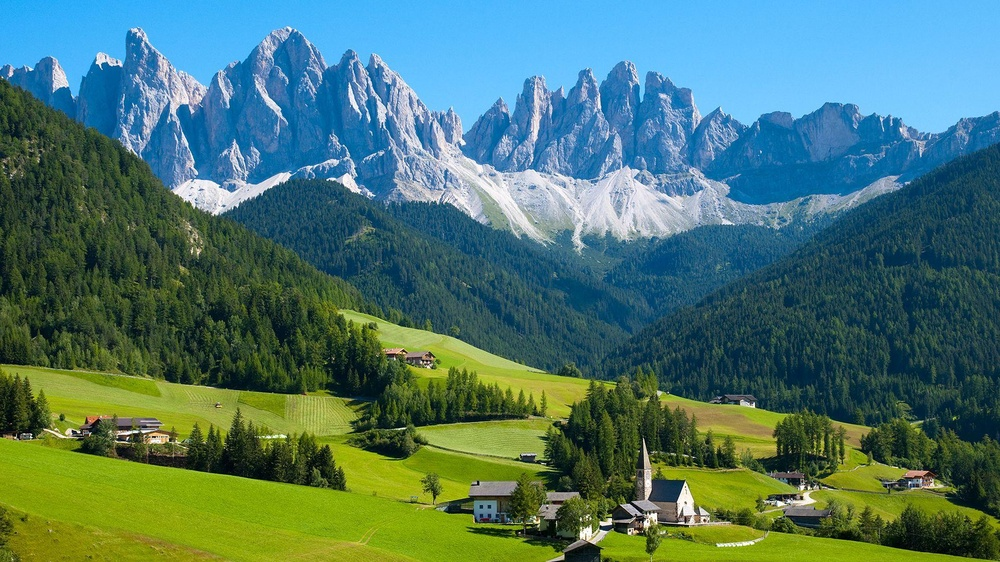
#> input picture Advance/img6.jpg, 1000 x 562 px, shrunk from 1920 x 1080 before the run
$ python bluring.py
#> lines starting #> are read from the running program, lines starting #| are printed output that depends on the picture
import cv2 as cv
import numpy as np


# load the imgae
img = cv.imread('img6.jpg')
#> img is the input picture: shape (562, 1000, 3); mean B, G, R 108, 118.1, 76.6
cv.imshow('House', img)

# Average blur image
average = cv.blur(img, (3, 3))
cv.imshow('Average blur', average)

# GauusianBllur method natural compare to averages method
gauss = cv.GaussianBlur(img, (9, 9), 0)
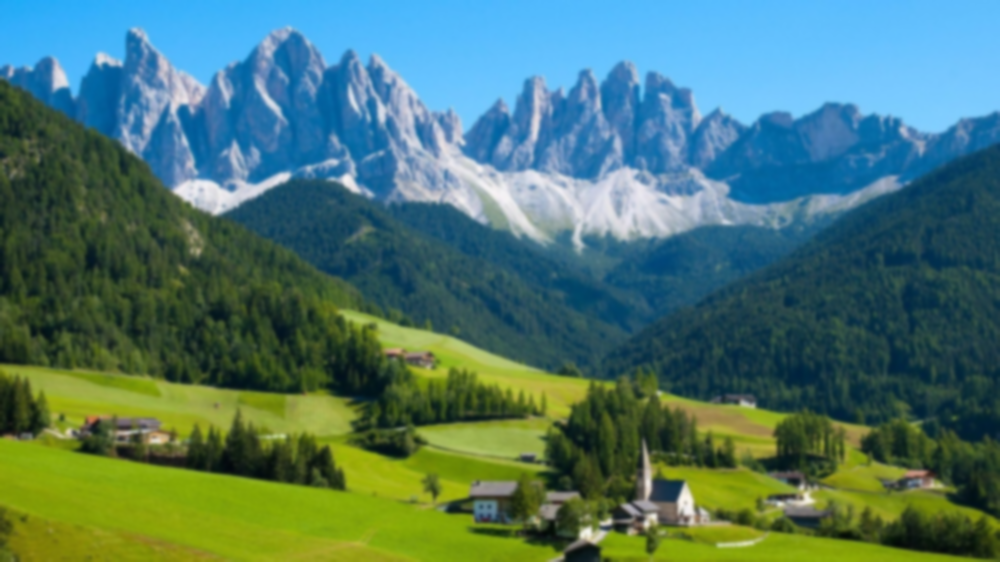
#> gauss: shape (562, 1000, 3); mean B, G, R 108, 118.1, 76.6
cv.imshow("Gaussian blur", gauss)

# meadian blur
median = cv.medianBlur(img, 9)
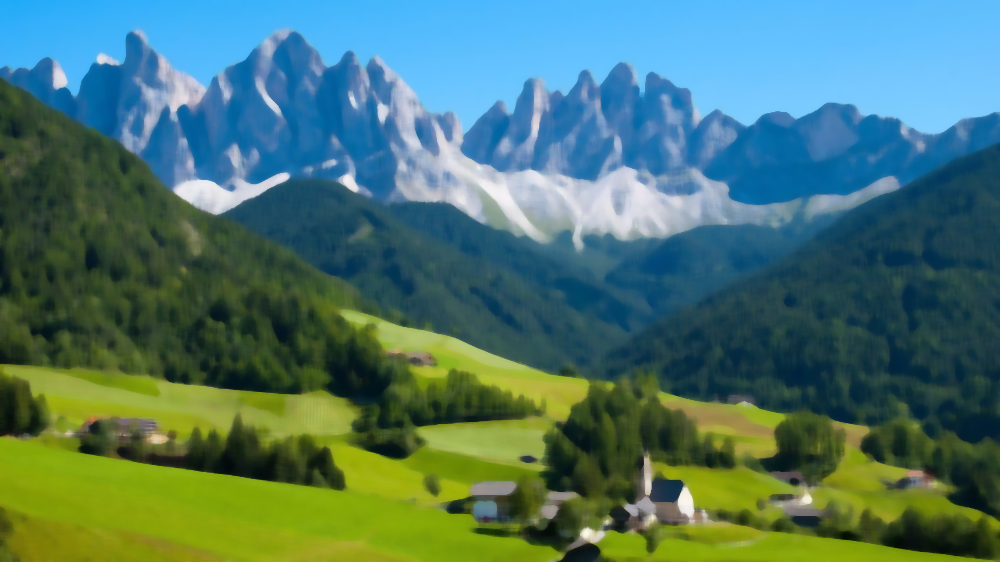
#> median: shape (562, 1000, 3); mean B, G, R 107, 117.5, 75.7
cv.imshow("Median blur", median)

# bilateral
bilateral = cv.bilateralFilter(img, 5, 25, 35)
cv.imshow("Bilated", bilateral)

cv.waitKey(0)

$ run again, with Advance/img5.jpg copied over Advance/img6.jpg
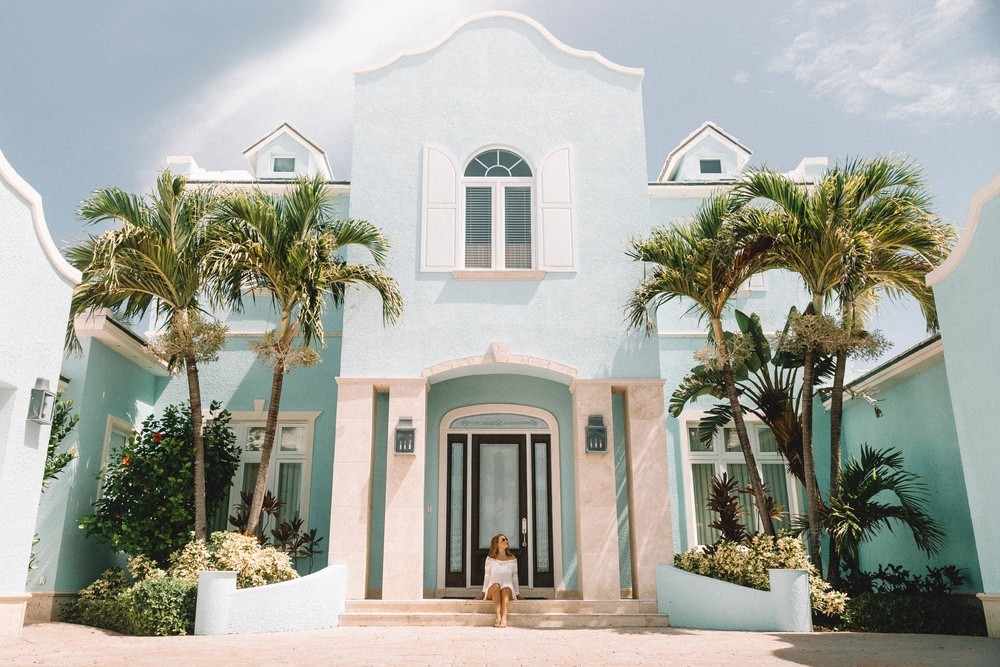
#> input picture Advance/img5.jpg, 1000 x 667 px, shrunk from 4892 x 3262 before the run
#> img is the input picture: shape (667, 1000, 3); mean B, G, R 159.6, 168.4, 166.7
#> `gauss = cv.GaussianBlur(img, (9, 9), 0)`:
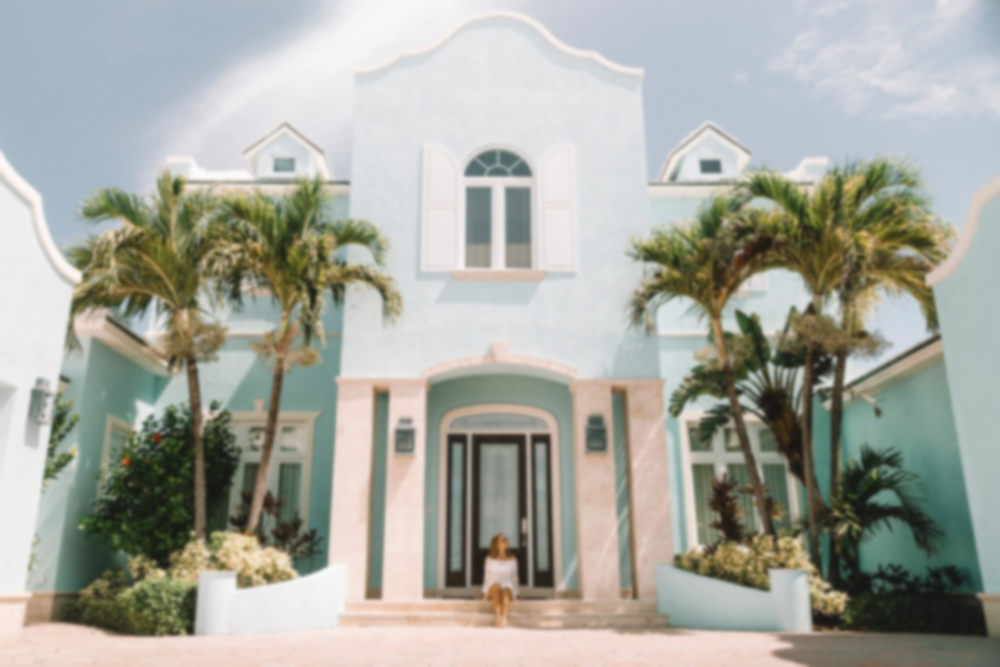
#> gauss: shape (667, 1000, 3); mean B, G, R 159.6, 168.4, 166.7
#> `median = cv.medianBlur(img, 9)`:
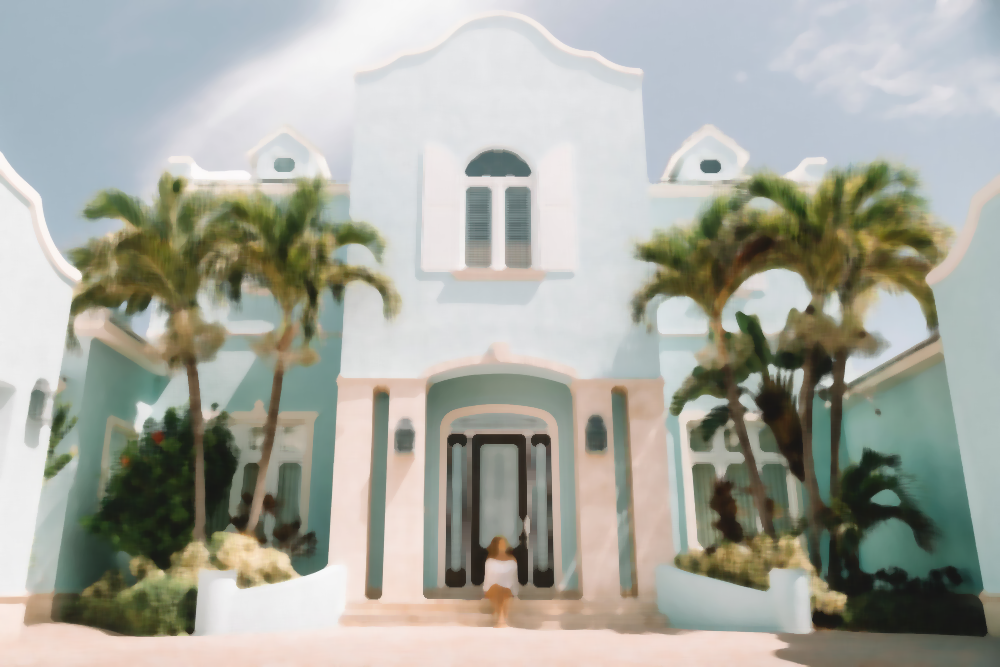
#> median: shape (667, 1000, 3); mean B, G, R 159.7, 168.7, 166.8

$ run again, with Advance/img7.jpg copied over Advance/img6.jpg
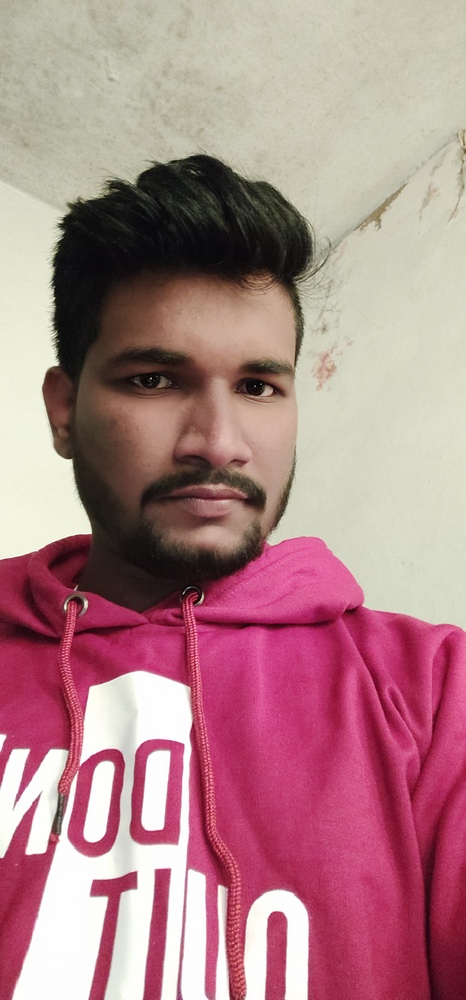
#> input picture Advance/img7.jpg, 466 x 1000 px, shrunk from 3040 x 6528 before the run
#> img is the input picture: shape (1000, 466, 3); mean B, G, R 136.2, 131.8, 175.6
#> `gauss = cv.GaussianBlur(img, (9, 9), 0)`:
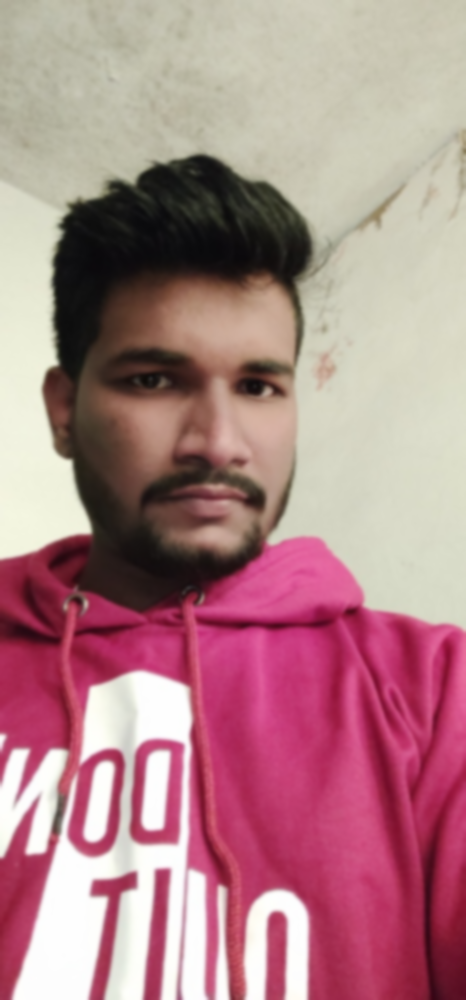
#> gauss: shape (1000, 466, 3); mean B, G, R 136.2, 131.8, 175.6
